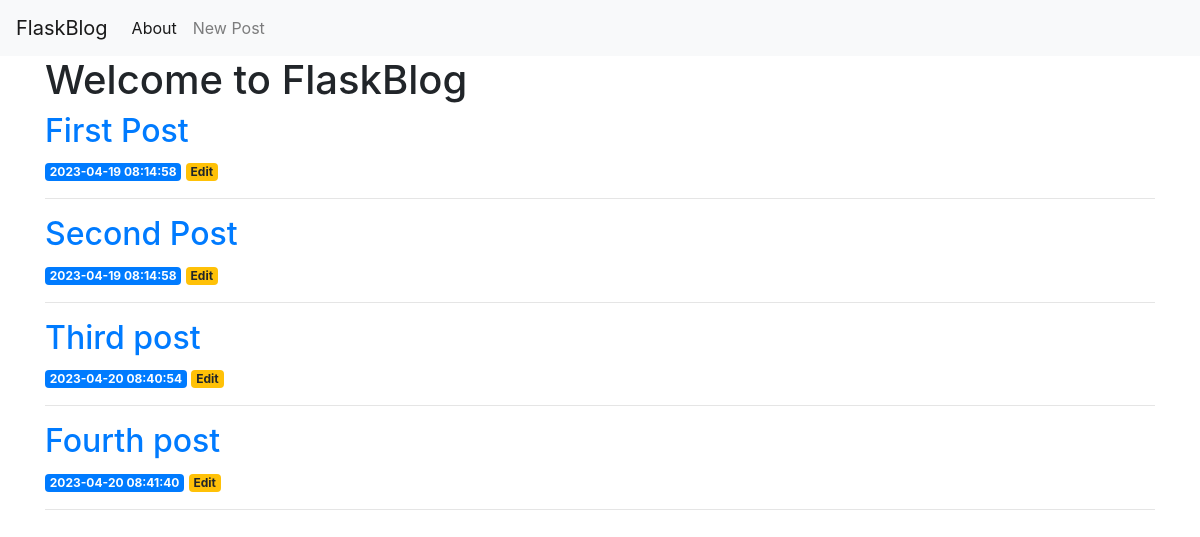
The page /index on the database as committed earlier.
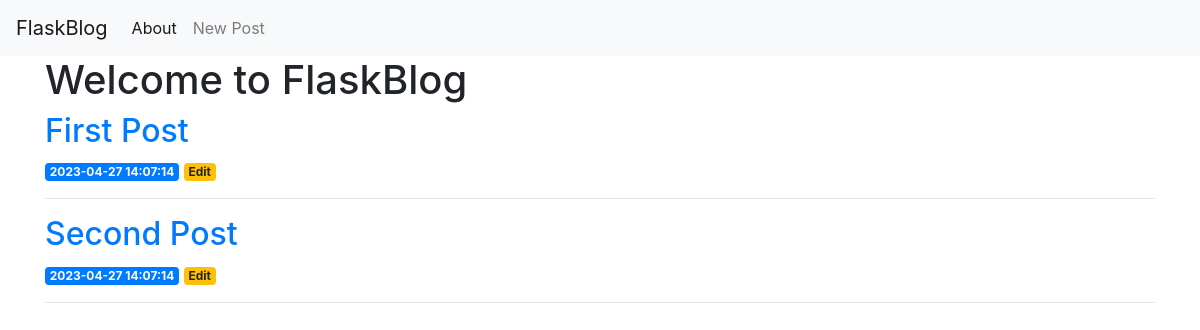
The same page on the database as committed later.
### tables this page shows
CREATE TABLE posts (
    id INTEGER PRIMARY KEY AUTOINCREMENT,
    created TIMESTAMP NOT NULL DEFAULT CURRENT_TIMESTAMP,
    title TEXT NOT NULL,
    content TEXT NOT NULL
);

### app.py (the view)
@app.route('/index')
def index():
    conn = get_db_connection()
    posts = conn.execute('SELECT * FROM posts').fetchall()
    conn.close()
    return render_template('index.html', posts=posts)

### app.py (called while the page is built)
def get_db_connection():
    conn = sqlite3.connect('database.db')
    conn.row_factory = sqlite3.Row
    return conn

### templates/index.html
{% extends 'base.html' %}
{% block content %}
    <h1>{% block title %} Welcome to FlaskBlog {% endblock %}</h1>
    {% for post in posts %}
        <a href="{{ url_for('post', post_id=post['id']) }}">
            <h2>{{ post['title'] }}</h2>
        </a>
        <span class="badge badge-primary">{{ post['created'] }}</span>
        <a href="{{ url_for('edit', id=post['id']) }}">
            <span class="badge badge-warning">Edit</span>
        </a>
        <hr>
    {% endfor %}
{% endblock %}

### templates/base.html (shortened to what this page needs)
<!doctype html>
<html lang="en">
  <head>
    <link rel="stylesheet" href="https://stackpath.bootstrapcdn.com/bootstrap/4.3.1/css/bootstrap.min.css">
  </head>
  <body>
    <nav class="navbar navbar-expand-md navbar-light bg-light">
        <a class="navbar-brand" href="{{ url_for('index')}}">FlaskBlog</a>
        <div class="collapse navbar-collapse" id="navbarNav">
            <ul class="navbar-nav">
            <li class="nav-item active">
                <a class="nav-link" href="#">About</a>
            </li>
                <li class="nav-item">
            <a class="nav-link" href="{{url_for('create')}}">New Post</a>
        </li>
            </ul>
        </div>
    </nav>
    <div class="container">
        {% block content %} {% endblock %}
    </div>
  </body>
</html>

Rows that differ between the two databases and show on the page:
removed posts: title "Third post", created "2023-04-20 08:40:54"
removed posts: title "Fourth post", created "2023-04-20 08:41:40"
changed posts "First Post": created "2023-04-19 08:14:58" → "2023-04-27 14:07:14"
changed posts "Second Post": created "2023-04-19 08:14:58" → "2023-04-27 14:07:14"
